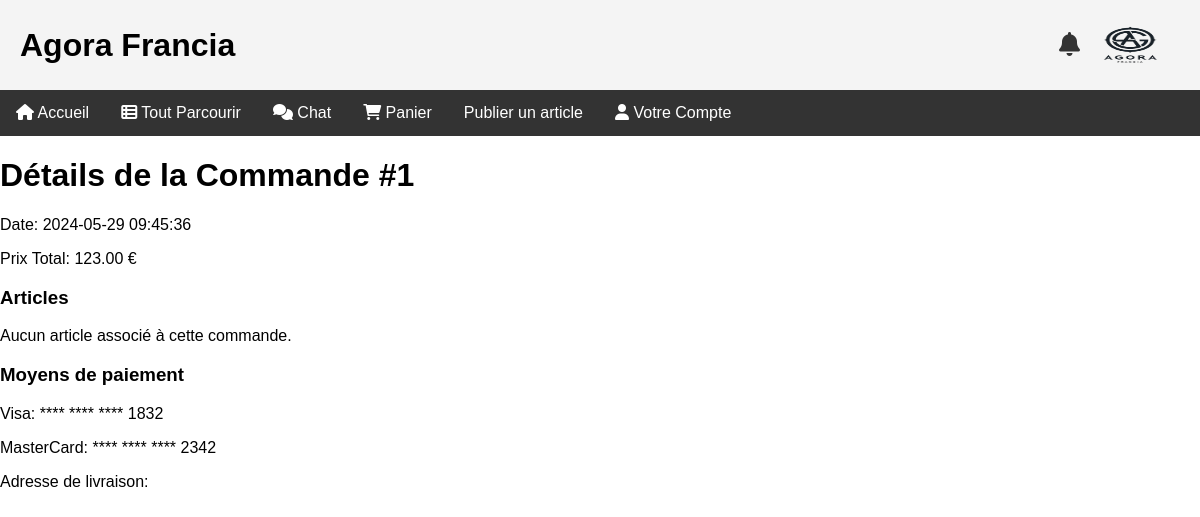
The app's page /order_details.php?commande_id=1 (signed in), older data.
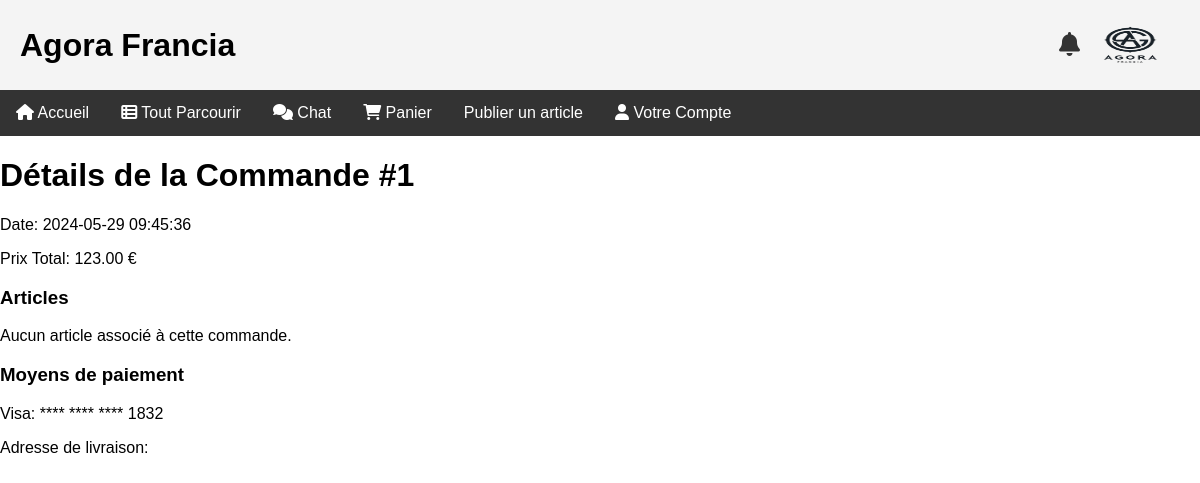
The same page, newer data.
### tables this page shows
CREATE TABLE `cartes` (
                          `id` int(11) NOT NULL,
                          `utilisateur_id` int(11) DEFAULT NULL,
                          `type_carte` enum('Visa','MasterCard','AmericanExpress','PayPal') DEFAULT NULL,
                          `numero_carte` varchar(16) DEFAULT NULL,
                          `nom_carte` varchar(100) DEFAULT NULL,
                          `expiration` date DEFAULT NULL,
                          `code_securite` varchar(4) DEFAULT NULL
);

### order_details.php (the view, shortened to what this page needs)
<?php
include 'db_connect.php';
$commande_id = $_GET['commande_id'];
$user_id = $_SESSION['user_id'];
$stmt = $pdo->prepare("SELECT * FROM commandes WHERE id = ? AND acheteur_id = ?");
$stmt->execute([$commande_id, $user_id]);
$commande = $stmt->fetch();
$stmt = $pdo->prepare("SELECT ca.quantite, a.* FROM commandes_articles ca JOIN articles a ON ca.article_id = a.id WHERE ca.commande_id = ?");
$stmt->execute([$commande_id]);
$articles_commandes = $stmt->fetchAll();
$adresse_livraison = $commande['adresse_livraison'];
$stmt = $pdo->prepare("SELECT * FROM cartes WHERE utilisateur_id = ?");
$stmt->execute([$user_id]);
$cartes = $stmt->fetchAll();
?>
<!DOCTYPE html>
<html lang="fr">
<head>
    <link href="style.css" rel="stylesheet" type="text/css" />
    <link rel="stylesheet" href="https://cdnjs.cloudflare.com/ajax/libs/font-awesome/6.0.0-beta3/css/all.min.css">
</head>
<body>
<div class="wrapper">
    <div class="header">
        <h1>Agora Francia</h1>
        <div class="logo-notification">
            <a href="notifications.html" class="notification-icon"><i class="fas fa-bell"></i></a>
            <img src="logo.png" width="100" height="100" alt="logoAgora">
        </div>
    </div>
    <div class="navigation">
        <a href="index.html"><i class="fas fa-home"></i> Accueil</a>
        <a href="browse.php"><i class="fas fa-th-list"></i> Tout Parcourir</a>
        <a href="chat.php"><i class="fas fa-comments"></i> Chat</a>
        <a href="cart.php"><i class="fas fa-shopping-cart"></i> Panier</a>
        <?php if (isset($_SESSION['user_id'])): ?>
            <a href="publish_article.php">Publier un article</a>
        <?php endif; ?>
        <div class="dropdown">
            <a href="#votrecompte" class="dropbtn"><i class="fas fa-user"></i> Votre Compte</a>
        </div>
    </div>
    <h1>Détails de la Commande #<?php echo htmlspecialchars($commande['id'] ?? ''); ?></h1>
    <div class="commande-details">
        <p>Date: <?php echo htmlspecialchars($commande['date_commande'] ?? ''); ?></p>
        <p>Prix Total: <?php echo htmlspecialchars($commande['prix_total'] ?? ''); ?> €</p>
        <h3>Articles</h3>
        <?php if ($articles_commandes): ?>
            <?php foreach ($articles_commandes as $article): ?>
                <div class="article-container">
                    <?php if (!empty($article['photo'])): ?>
                        <img src="<?php echo htmlspecialchars($article['photo']); ?>" alt="Photo de l'article" class="article-photo">
                    <?php endif; ?>
                    <div class="article-details">
                        <h4><?php echo htmlspecialchars($article['nom'] ?? ''); ?></h4>
                        <p>Description: <?php echo htmlspecialchars($article['description'] ?? ''); ?></p>
                        <p>Prix: <?php echo htmlspecialchars($article['prix'] ?? ''); ?> €</p>
                        <p>Quantité: <?php echo htmlspecialchars($article['quantite'] ?? ''); ?></p>
                        <p>État: <?php echo htmlspecialchars($article['etat'] ?? ''); ?></p>
                    </div>
                </div>
            <?php endforeach; ?>
        <?php else: ?>
            <p>Aucun article associé à cette commande.</p>
        <?php endif; ?>
        <h3>Moyens de paiement</h3>
        <?php foreach ($cartes as $carte): ?>
            <p><?php echo htmlspecialchars($carte['type_carte'] ?? ''); ?>: **** **** **** <?php echo htmlspecialchars(substr($carte['numero_carte'], -4) ?? ''); ?></p>
        <?php endforeach; ?>
        <p>Adresse de livraison: <?php echo htmlspecialchars($adresse_livraison ?? ''); ?></p>
    </div>
</body>
</html>

Row changes from the older to the newer data that the page shows:
removed cartes: type_carte "MasterCard", numero_carte "2342"
